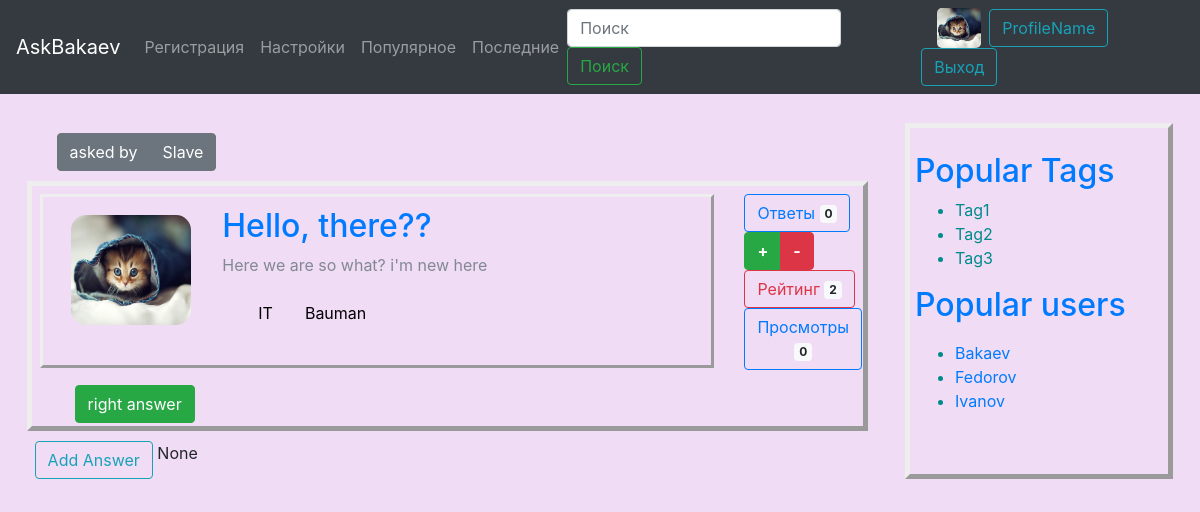
Page /question/4/ on the committed database.
### main/models.py (models this page shows)
class Questions(models.Model):
    question = models.CharField(max_length=200, verbose_name = "вопрос")
    description = models.TextField(verbose_name = "подробности вопроса")
    author = models.ForeignKey(
        Users, on_delete=models.CASCADE, related_name='user', verbose_name = "автор")
    answers_count = models.IntegerField(default=0, verbose_name = "ответы")
    rating = models.IntegerField(default=0, verbose_name = "рейтинг")
    views = models.IntegerField(default=0, verbose_name = "просмотры")
    creation_time = models.DateTimeField(auto_now_add=True, verbose_name='дата и время создания')
    published = models.BooleanField(default=True, verbose_name="опубликован?")
    tags = models.ManyToManyField('Tags', blank=True, related_name='tags', verbose_name='Теги')
    def __str__(self):
        return self.question
    objects = QuestManager()
    class Meta:
        verbose_name = "Вопрос"
        verbose_name_plural = "Вопросы"

class Users(models.Model):
    name = models.CharField(max_length=20, verbose_name="имя")
    birthday = models.DateField(verbose_name='дата рождения')
    about = models.TextField(default="Пользователь не рассказал о себе.", verbose_name="о пользователе")
    avatar = models.ImageField(upload_to='upload/')
    password = models.CharField(default="qwertyqwerty", max_length=32, verbose_name="parol'")
    def __str__(self):
        return self.name
    class Meta:
        verbose_name = "Пользователь"
        verbose_name_plural = "Пользователи"

class Tags(models.Model):
    tag = models.CharField(max_length=20, verbose_name="тег")
    author = models.ForeignKey(
        Users, on_delete=models.CASCADE, verbose_name = "добавил тег")
    questions_count = models.IntegerField(default=0, verbose_name = "вопросы")
    questions = models.ManyToManyField('Questions', blank=True, related_name='quest', verbose_name='Voprosi')
    def __str__(self):
        return self.tag
    class Meta:
        verbose_name = "Тег"
        verbose_name_plural = "Теги"

### question/views.py (the view)
# urls.py: path('question/<int:pk>/', quest_views.QuestView.as_view(), name="question"),
class QuestView(DetailView):
    model = Questions
    template_name = 'question/question.html'
    def get_context_data(self, **kwargs):
        context = super().get_context_data(**kwargs)
        print(context)
        if True:
                q = Questions.objects.get(pk=context['questions'].id)
                q.views += 1
                q.save()
        context['increment'] = Questions.objects.increment(context['object'])
        return context

### main/models.py (called while the page is built)
    def increment(self, question):
        print("increment is called")

### question/templates/question/question.html (shortened to what this page needs)
{% extends "base.html" %}
{% block content %}
{% load static %}
<div class="up">
    <div class="btn-group" role="group" aria-label="Basic example">
      <button class="btn btn-secondary">asked by</button>
      <button type="button" class="btn btn-secondary">{{object.author}}</button>
    </div>
  </div>
  <div class="container main-content">
    <div class="row">
      <div class="col-10">
        <div class="question">
          <div class="row">
            <div class="col-2">
              <img class="avatar" src="{% static "public/kitten.jpg" %}" width="120" height="110" alt="kitten">
            </div>
            <div class="col-1"></div>
            <div class="col-9">
              <h2><a href=" ">{{object.question}}</a></h2>
              <p>{{object.description}}</p>
              <p><div class="pagination">
                 {% for tag in object.tags.all %}
                  <a href="#">{{tag}}</a>
                {% endfor %}
                </div></p>
            </div>
          </div>
        </div>
      </div>
      <div class="col-2 ">
          <button type="button" class="btn btn-outline-primary">
              Ответы <span class="badge badge-light">{{object.answers_set.count}}</span>
          </button>
          <div class="btn-group" role="group" aria-label="Basic example">
              <button type="button" class="btn btn-success"><strong> + </strong></button>
              <button type="button" class="btn btn-danger"><strong> - </strong></button>
            </div>
          <button type="button" class="btn btn-outline-danger">
              Рейтинг <span class="badge badge-light">{{object.rating}}</span>
          </button>
          <button type="button" class="btn btn-outline-primary">
              Просмотры <span class="badge badge-light">{{object.views}}</span>
          </button>
      </div>
    </div>
<form action="post" method="post">
      <button type="submit" name="right" class="btn btn-success margine">right answer</button>
  </form>
  </div>
  <a href="/new_answer/{{object.id}}" class="margine btn btn-outline-info ml-2 margin">Add Answer</a>
  {{increment}}
{% endblock %}

### static/public/my.css (style rules this page uses)
.up { padding: 10px; padding-left: 30px; }
.main-content { border-style: outset; padding: 3px; border-width: 5px; color: darkcyan; }
.question { border-style: outset; padding: 5px; color: rgba(21, 56, 56, 0.507); }
.row { padding: 5px; }
.avatar { margin-left: 18px; margin-top: 8px; border-radius: 15px; margin-right: 8px; }
.margine { margin-top: 10px; margin-left: 40px; }
.row:after { content: ""; display: table; clear: both; }
.pagination { display: inline-block; padding-left: 20px; }
.pagination a { color: black; float: left; padding: 8px 16px; text-decoration: none; }

### rows in the picture
Questions: author "Slave", question "Hello, there??", description "Here we are so what? i'm new here", answers_set.count "0", rating "2", views "0"
Tags: tag "IT"
Tags: tag "Bauman"

### other values in the picture
{{ increment }} "None"
